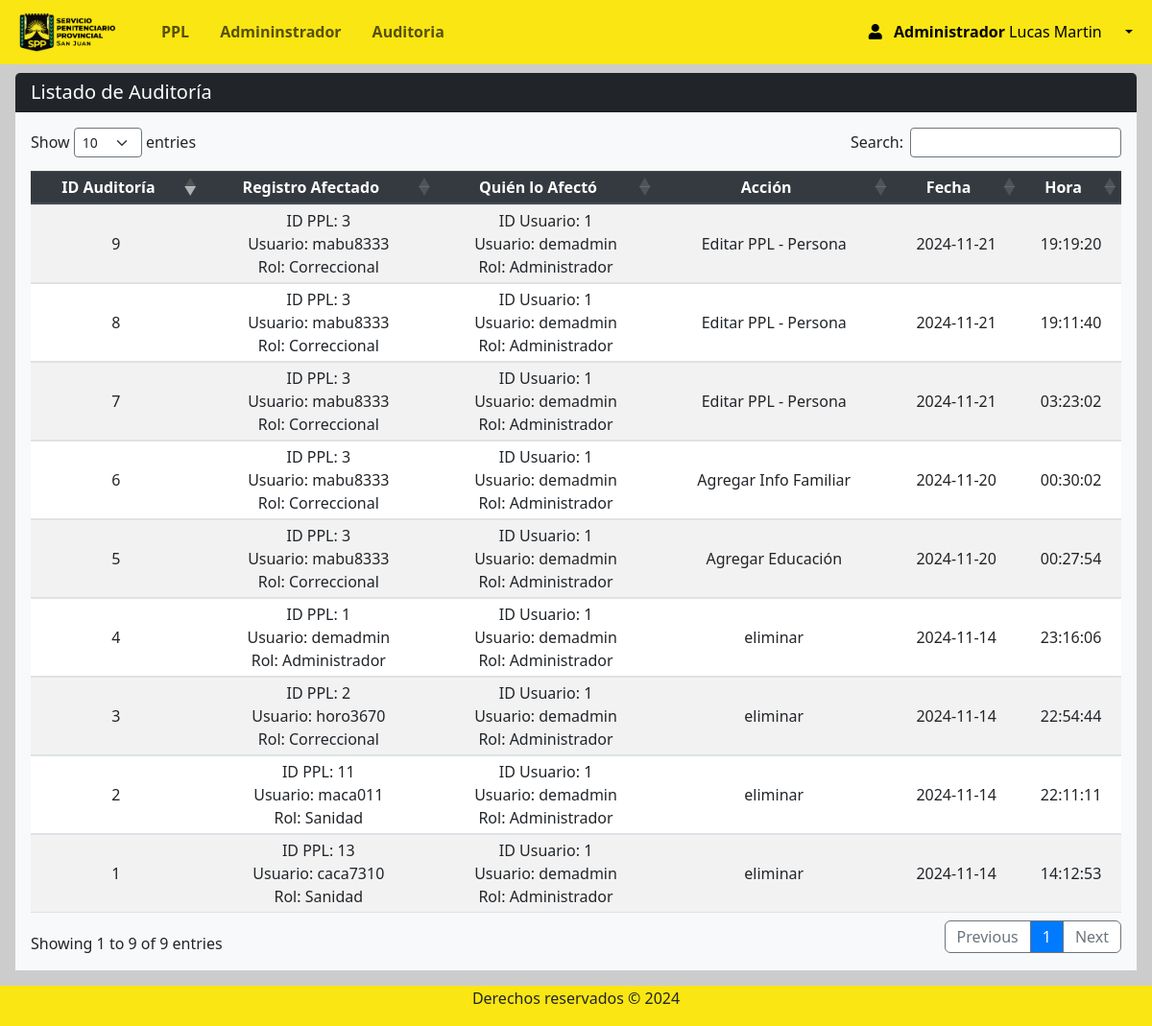
Page /Views/admin/auditoria.php (signed in) on the earlier database version.
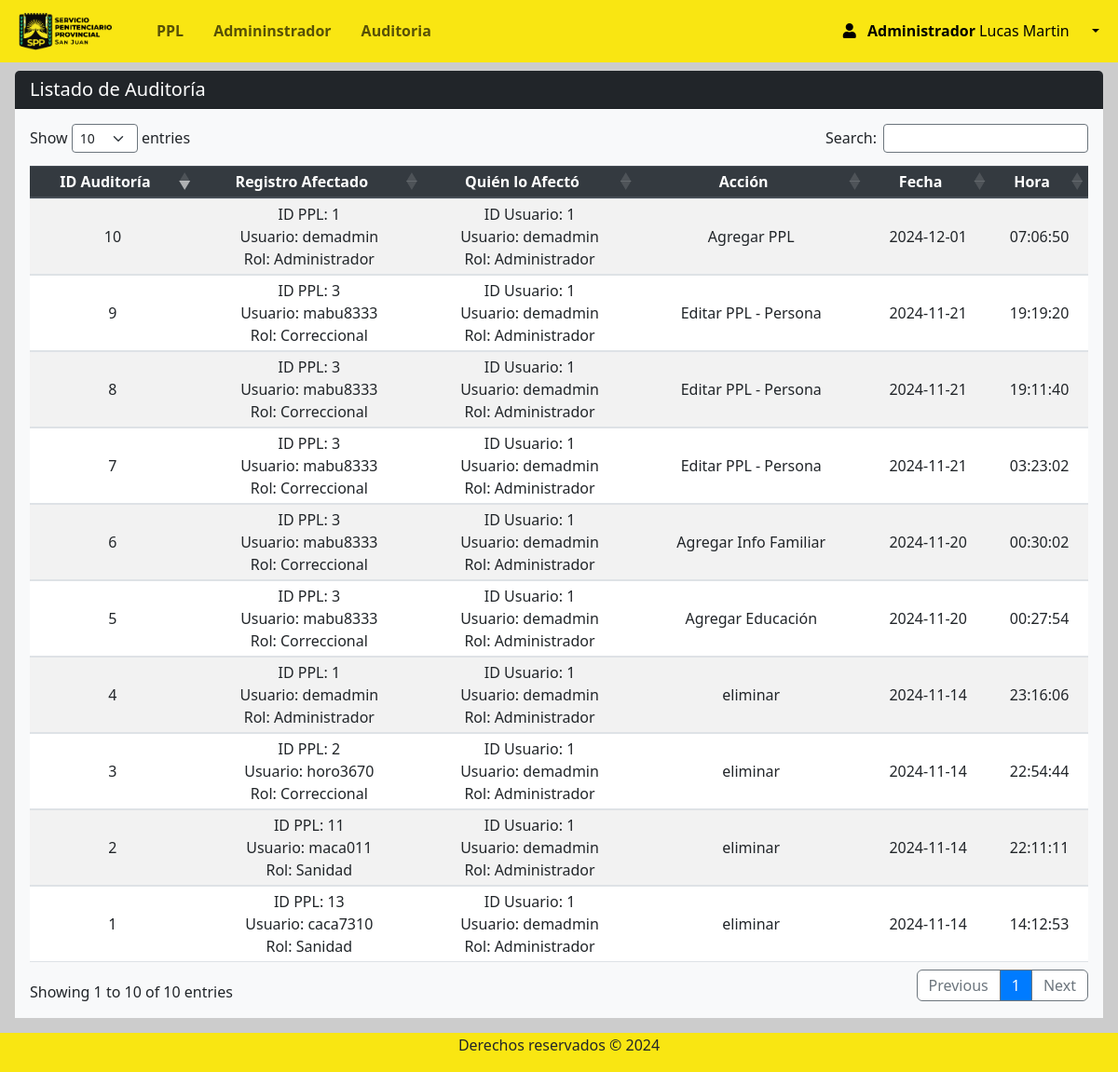
Same page on the later database version.
### tables this page shows
CREATE TABLE `rol` (
  `id_rol` int(11) NOT NULL,
  `nombre_rol` varchar(50) NOT NULL
);

CREATE TABLE `auditoria` (
  `id_auditoria` int(11) NOT NULL,
  `id_usuario` int(11) NOT NULL,
  `accion` varchar(50) NOT NULL,
  `tabla_afectada` varchar(50) NOT NULL,
  `registro_id` int(11) NOT NULL,
  `fecha` timestamp NOT NULL DEFAULT current_timestamp(),
  `detalles` varchar(255) DEFAULT NULL
);

CREATE TABLE `usuarios` (
  `id_usuario` int(11) NOT NULL,
  `id_persona` int(11) NOT NULL,
  `id_rol` int(11) NOT NULL,
  `nombre_usuario` varchar(50) NOT NULL,
  `contrasena` varchar(255) NOT NULL,
  `fecha_creacion` datetime DEFAULT current_timestamp(),
  `activo` tinyint(1) DEFAULT 1
);

### Views/admin/auditoria.php (the view, shortened to what this page needs)
<?php
require 'navbar.php';
require '../../conn/connection.php';
$query = "SELECT a.*,
                 u.nombre_usuario AS nombre_usuario_afecto,
                 r.nombre_rol AS rol_afecto,
                 u2.nombre_usuario AS nombre_usuario_registro,
                 r2.nombre_rol AS rol_registro,
                 DATE_FORMAT(a.fecha, '%Y-%m-%d') AS fecha_solo,
                 DATE_FORMAT(a.fecha, '%H:%i:%s') AS hora_solo
          FROM auditoria a
          LEFT JOIN usuarios u ON a.id_usuario = u.id_usuario
          LEFT JOIN rol r ON u.id_rol = r.id_rol
          LEFT JOIN usuarios u2 ON a.registro_id = u2.id_usuario
          LEFT JOIN rol r2 ON u2.id_rol = r2.id_rol
          ORDER BY a.fecha DESC";
$statement = $db->prepare($query);
$statement->execute();
$auditoria = $statement->fetchAll(PDO::FETCH_ASSOC);
?>
<section class="content mt-3">
    <div class="row">
        <div class="col mx-3">
            <div class="row">
                <div class="col">
                    <div class="card rounded-2 border-0">
                        <h5 class="card-header bg-dark text-white">Listado de Auditoría</h5>
                        <div class="card-body bg-light">
                            <?php if (count($auditoria) > 0): ?>
                                <table id="example" class="table table-striped table-sm" style="width:100%">
                                    <thead class="thead-dark">
                                        <tr>
                                            <th>ID Auditoría</th>
                                            <th>Registro Afectado</th>
                                            <th>Quién lo Afectó</th>
                                            <th>Acción</th>
                                            <th>Fecha</th>
                                            <th>Hora</th>
                                        </tr>
                                    </thead>
                                    <tbody>
                                        <?php foreach ($auditoria as $registro): ?>
                                            <tr>
                                                <td><?php echo htmlspecialchars($registro['id_auditoria']); ?></td>
                                                <td>
                                                    ID PPL: <?php echo htmlspecialchars($registro['registro_id'] ?? 'No hay dato'); ?><br>
                                                    Usuario: <?php echo htmlspecialchars($registro['nombre_usuario_registro'] ?? 'No hay dato'); ?><br>
                                                    Rol: <?php echo htmlspecialchars($registro['rol_registro'] ?? 'No hay dato'); ?>
                                                </td>
                                                <td>
                                                    ID Usuario: <?php echo htmlspecialchars($registro['id_usuario'] ?? 'No hay dato'); ?><br>
                                                    Usuario: <?php echo htmlspecialchars($registro['nombre_usuario_afecto'] ?? 'No hay dato'); ?><br>
                                                    Rol: <?php echo htmlspecialchars($registro['rol_afecto'] ?? 'No hay dato'); ?><br>
                                                </td>
                                                <td><?php echo htmlspecialchars($registro['accion']); ?></td>
                                                <td><?php echo htmlspecialchars($registro['fecha_solo']); ?></td>
                                                <td><?php echo htmlspecialchars($registro['hora_solo']); ?></td>
                                            </tr>
                                        <?php endforeach; ?>
                                    </tbody>
                                </table>
                            <?php else: ?>
                                <p>No hay registros en la auditoría.</p>
                            <?php endif; ?>
                        </div>
                    </div>
                </div>
            </div>
        </div>
    </div>
</section>
<? require 'footer.php'; ?>

### Views/admin/navbar.php (shortened to what this page needs)
<?php
require '../../conn/connection.php';
$id_rol = $_SESSION['id_rol'];
$query = "SELECT nombre_rol FROM rol WHERE id_rol = ?";
$stmt = $conexion->prepare($query);
$stmt->bind_param("i", $id_rol);
$stmt->execute();
$result = $stmt->get_result();
if ($result && $result->num_rows > 0) {
  $rol = $result->fetch_assoc();
  $nombre_rol = $rol['nombre_rol'];
} else {
  $nombre_rol = "Usuario Desconocido";
}
?>
<!DOCTYPE html>
<html lang="es">
<head>
  <link rel="stylesheet" href="https://use.fontawesome.com/releases/v5.8.2/css/all.css">
  <link rel="stylesheet" href="../../css/style.css">
  <link href="https://cdn.jsdelivr.net/npm/bootstrap@5.3.2/dist/css/bootstrap.min.css" rel="stylesheet">
  <link rel="stylesheet" href="https://maxcdn.bootstrapcdn.com/bootstrap/4.5.2/css/bootstrap.min.css">
  <link rel="stylesheet" href="https://cdnjs.cloudflare.com/ajax/libs/twitter-bootstrap/5.3.0/css/bootstrap.min.css">
  <link rel="stylesheet" href="https://cdn.datatables.net/1.13.7/css/dataTables.bootstrap5.min.css">
  <link rel="stylesheet" type="text/css" href="https://cdn.datatables.net/1.13.1/css/dataTables.bootstrap5.min.css" />
  <link rel="stylesheet" type="text/css" href="https://cdn.datatables.net/buttons/2.3.3/css/buttons.bootstrap5.min.css" />
  <link rel="stylesheet" href="https://cdn.jsdelivr.net/npm/bootstrap@5.3.0-alpha1/dist/css/bootstrap.min.css" />
  <link rel="stylesheet" href="https://cdnjs.cloudflare.com/ajax/libs/font-awesome/6.2.1/css/all.min.css" />
  <link rel="stylesheet" href="https://cdnjs.cloudflare.com/ajax/libs/font-awesome/5.15.4/css/all.min.css">
</head>
<body>
  <div style="height:60px">
    <nav class="navbar navbar-expand-lg fixed-top " style="background-color: #f9e612;">
      <div class="container-fluid ml-2 ">
        <a href="index.php" class="navbar-brand mb-0 pr-4 ">
          <img class="d-line-block align-top " src="../../img/LOGO2.ico" width="100px" style="margin-right:0px">
        </a>
        <div class="collapse navbar-collapse " id="navbarNav">
          <ul class="navbar-nav mr-auto ">
            <li class="nav-item  pr-3">
              <a class="nav-link " href="ppl_index.php"><b>PPL</b></a>
            </li>
            <?php
            if ($_SESSION['id_rol'] === 1) {
            ?>
              <li class="nav-item  pr-3">
                <a class="nav-link " href="admin_index.php"><b>Admininstrador</b></a>
              </li>
            <?php
            }
            ?>
            <li class="nav-item  pr-3">
              <a class="nav-link " href="auditoria.php"><b>Auditoria</b></a>
            </li>
          </ul>
          <form class="form-inline d-flex justify-content-end">
            <div class="collapse navbar-collapse" id="navbarNav">
              <ul class="navbar-nav">
                <li class="nav-item dropdown">
                  <a class="nav-link dropdown-toggle active" href="#" role="button" data-bs-toggle="dropdown" aria-expanded="false">
                    <i class="fas fa-user pr-2"></i>
                    <span class="mr-3">
                      <b>
                      <?php if (isset($nombre_rol)) : ?>
                        <?php echo $nombre_rol; ?>
                      <?php else : ?>
                        "Usuario Desconocido"
                      <?php endif; ?>
                      </b>
                      <span>
                        <?php if (isset($_SESSION['nombres'])) : ?>
                          <?php echo $_SESSION['nombres']; ?>
                        <?php endif; ?>
                      </span>
                    </span>
                  </a>
                </li>
            </div>
          </form>
        </div>
      </div>
    </nav>
  </div>

### Views/admin/footer.php (shortened to what this page needs)
        <br/><br/>
        <footer class=" "style="background-color: #f9e612;">
                <p>Derechos reservados &copy; 2024</p>
        </footer>
    </body>
</html>

### css/style.css (style rules this page uses)
body { position: relative; padding-bottom: 10px; min-height: 100vh; }
th, td { text-align: center !important; vertical-align: middle !important; }

### Views/admin/navbar.php (style rules this page uses)
body { background: #cccccc; }

### Views/admin/footer.php (style rules this page uses)
footer { background: #1b1e21; width: 100%; padding: 1px; position: absolute; bottom:0; }
footer p { text-align: center; }

Differences in the rows shown:
added auditoria: id_auditoria "10", registro "1", id_usuario.nombre_usuario "demadmin", rol.nombre_rol "Administrador", id_usuario "1", accion "Agregar PPL", fecha_solo "2024-12-01", hora_solo "07:06:50"
Other differences:
text written by a page script: "Show entries Search: Showing 1 to 9 of 9 entries Previous 1 Next" → "Show entries Search: Showing 1 to 10 of 10 entries Previous 1 Next"
